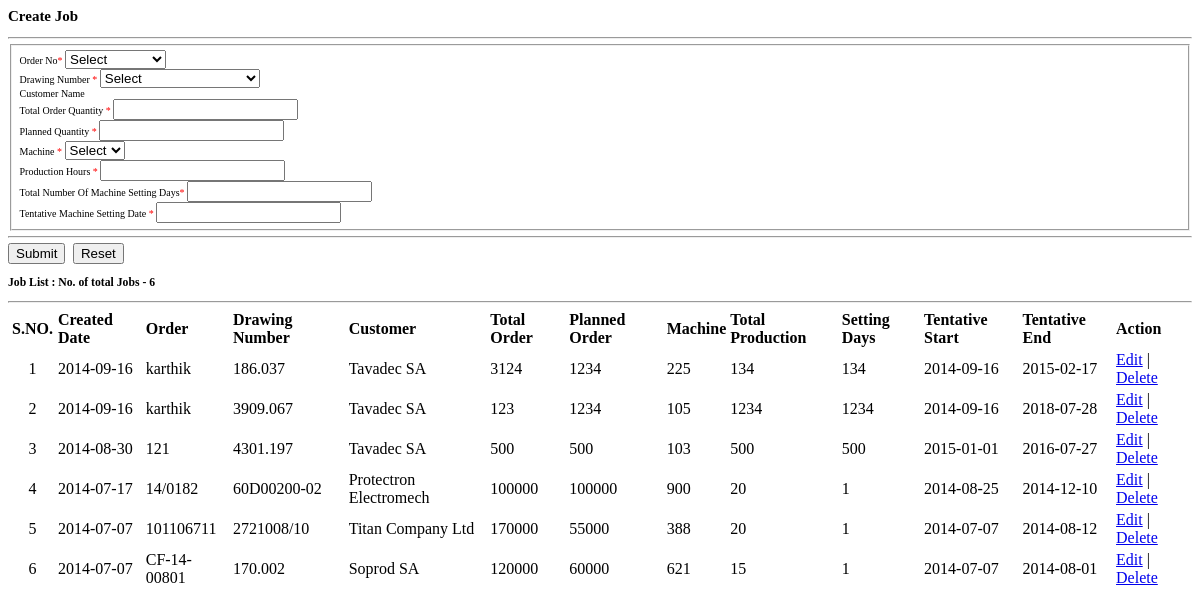
The page /Chiramith_PPC_ERP/includes/Job.php on the database as committed earlier.
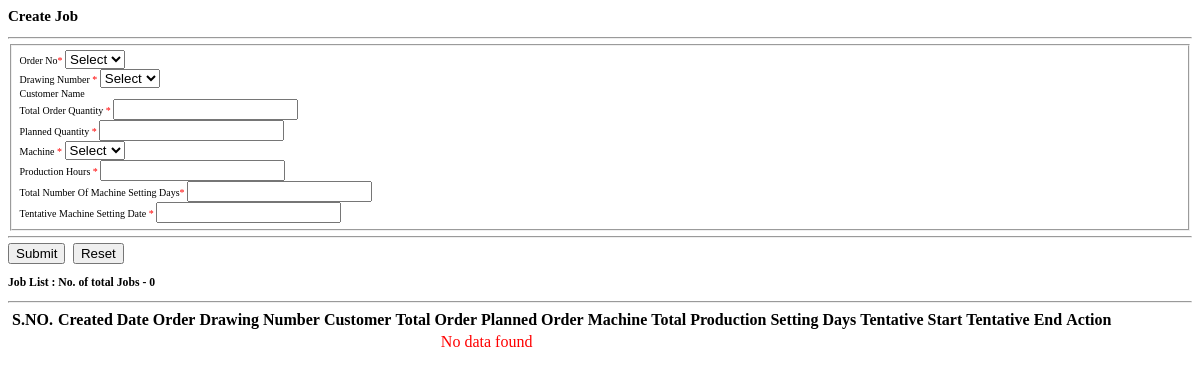
The same page on the database as committed later.
### tables this page shows
CREATE TABLE IF NOT EXISTS `job` (
  `id` int(11) NOT NULL AUTO_INCREMENT,
  `createdate` date NOT NULL,
  `order_id` int(11) NOT NULL,
  `product_id` int(11) NOT NULL,
  `totalorderquantity` int(25) NOT NULL,
  `plannedquantity` int(11) NOT NULL,
  `machine_id` int(11) NOT NULL,
  `productionhours` int(11) NOT NULL,
  `settingdays` int(25) NOT NULL,
  `tentative_date` date NOT NULL,
  `tentative_enddate` date NOT NULL,
  `reason` varchar(150) NOT NULL,
  PRIMARY KEY (`id`),
  KEY `order_id` (`order_id`),
  KEY `product_id` (`product_id`),
  KEY `machine_id` (`machine_id`)
);

CREATE TABLE IF NOT EXISTS `order` (
  `id` int(11) NOT NULL AUTO_INCREMENT,
  `number` varchar(20) NOT NULL,
  `customer_id` int(11) NOT NULL,
  `order_date` date NOT NULL,
  PRIMARY KEY (`id`),
  KEY `customer_id` (`customer_id`)
);

CREATE TABLE IF NOT EXISTS `product` (
  `id` int(11) NOT NULL AUTO_INCREMENT,
  `drawing_number` varchar(150) NOT NULL,
  `description` varchar(50) NOT NULL,
  `material_type` varchar(20) NOT NULL,
  `material_size` varchar(20) NOT NULL,
  `grade` varchar(20) NOT NULL,
  `numberofpieces` double NOT NULL,
  `outputperhour` int(11) NOT NULL,
  `settingdays` int(11) NOT NULL,
  `image` varchar(100) NOT NULL,
  PRIMARY KEY (`id`)
);

CREATE TABLE IF NOT EXISTS `customer` (
  `id` int(11) NOT NULL AUTO_INCREMENT,
  `customerid` varchar(10) NOT NULL,
  `name` varchar(50) NOT NULL,
  `address` varchar(100) NOT NULL,
  `contactname` varchar(25) NOT NULL,
  `phone` varchar(15) NOT NULL,
  `fax` varchar(15) NOT NULL,
  `email` varchar(30) NOT NULL,
  PRIMARY KEY (`id`)
);

CREATE TABLE IF NOT EXISTS `machine` (
  `id` int(11) NOT NULL AUTO_INCREMENT,
  `machine_number` varchar(10) NOT NULL,
  `machine_type_id` int(11) NOT NULL,
  `machine_make_id` int(11) NOT NULL,
  `machine_specification_id` int(11) NOT NULL,
  `machine_turningtools_id` int(11) NOT NULL,
  PRIMARY KEY (`id`),
  KEY `machine_type_id` (`machine_type_id`),
  KEY `machine_make_id` (`machine_make_id`),
  KEY `machine_specification_id` (`machine_specification_id`),
  KEY `machine_turningtools_id` (`machine_turningtools_id`)
);

### Chiramith_PPC_ERP/includes/Job_Queries.php (called while the page is built, shortened)
<?php
function Job_Select_Count_All()
{
	return mysql_query("SELECT COUNT(*) as total FROM job  ORDER BY id DESC");
}
function Job_Select_ByLimit($Start, $Limit)
{
	return mysql_query("SELECT * FROM job  ORDER BY id DESC LIMIT $Start, $Limit");
}
function Select_Order_ById($OrderId)
{
	return mysql_query("SELECT * FROM `order` WHERE id='".$OrderId."'");
}
function Select_DrawingNo_ById($DrawingNoId)
{
	return mysql_query("SELECT * FROM product WHERE id='".$DrawingNoId."'");
}
function Select_CustomerName_ById($CustomerNameId)
{
	return mysql_query("SELECT * FROM customer WHERE id='".$CustomerNameId."'");
}
function Select_MachineName_ById($MachineNameId)
{
	return mysql_query("SELECT * FROM machine WHERE id='".$MachineNameId."'");
}
?>

### Chiramith_PPC_ERP/includes/Job.php (the view, shortened to what this page needs)
<?php include("includes/Job_Queries.php"); ?>
<head>
	<link rel="stylesheet" type="text/css" href="css/datepicker/jquery-ui.css">
	<link rel="stylesheet" type="text/css" href="css/datepicker/demos.css">
</head>
<section class="grid_6 first">
	<div class="columns">
		<div class="grid_6 first">
			<form method="post" action="?page=<?php echo $_GET['page']."&subpage=".$_GET['subpage']."&pageno=".$_GET['pageno']; ?>" id="form" class="form panel" onsubmit="return validation()">
				<header><h2>Create Job</h2></header>
				<hr />
				<fieldset>
					<div class="clearfix">
						<label>Order No<font color="red">*</font></label>
						<select id="order_id" name="order_id" onchange="customername(this.value);">
							<option value="">Select</option>
						</select>
					</div>
					<div class="clearfix">
						<label>Drawing Number <font color="red">*</font></label>
						<select id="product_id" name="product_id">
							<option value="">Select</option>
						</select>
					</div>
					<div class="clearfix">
						<label>Customer Name</label>
					</div>
					<div class="clearfix">
                        <label>Total Order Quantity <font color="red">*</font></label>
						<input type="text" id="totalorderquantity" name="totalorderquantity" required="required" value="<?php echo $_POST['totalorderquantity']; ?>" onkeypress="return isNumeric(event)"/>
                    </div>
					<div class="clearfix">
                        <label>Planned Quantity <font color="red">*</font></label>
						<input type="text" id="plannedquantity"  name="plannedquantity" required="required" value="<?php echo $_POST['plannedquantity']; ?>" onkeypress="return isNumeric(event)"/>
                    </div>
					<div class="clearfix">
						<label>Machine <font color="red">*</font></label>
						<select id="machine_id" name="machine_id">
							<option value="">Select</option>
						</select>
					</div>
					<div class="clearfix">
                        <label>Production Hours <font color="red">*</font></label>
						<input type="text" id="productionhours" name="productionhours" required="required" value="<?php echo $_POST['productionhours']; ?>" onkeypress="return isNumeric(event)"/>
                    </div>
					<div class="clearfix">
                        <label>Total Number Of Machine Setting Days<font color="red">*</font></label>
						<input type="text" id="settingdays" name="settingdays" required="required" value="<?php echo $_POST['settingdays']; ?>" onkeypress="return isNumeric(event)"/>
                    </div>
					<div class="clearfix">
                        <label>Tentative Machine Setting Date <font color="red">*</font></label>
						<input type="text" id="tentative_date" name="tentative_date" onkeypress="return false" required="required" value="<?php echo $_POST['tentative_date']; ?>" />
                    </div>
				</fieldset>
				<hr />
				<?php
				if($_GET['action'] == 'Edit')
					echo '<button class="button button-blue" type="submit" name="Update" value="Update">Update</button>&nbsp;&nbsp;';
				else
					echo '<button class="button button-blue" type="submit" name="Submit">Submit</button>&nbsp;&nbsp;';
				?>
				<button class="button button-gray" type="reset">Reset</button>
			</form>
		</div>
	</div>
	<div class="columns leading">
		<div class="grid_6 first">
			<h3>Job List
				<?php
				$JobTotalRows = mysql_fetch_assoc(Job_Select_Count_All());
				echo " : No. of total Jobs - ".$JobTotalRows['total'];
				?>
			</h3>
			<hr />
			<table class="paginate sortable full">
				<thead>
					<tr>
						<th width="43px" align="center">S.NO.</th>
						<th align="left">Created Date</th>
						<th align="left">Order</th>
						<th align="left">Drawing Number</th>
						<th align="left">Customer</th>
						<th align="left">Total Order</th>
						<th align="left">Planned Order</th>
						<th align="left">Machine</th>
						<th align="left">Total Production</th>
						<th align="left">Setting Days</th>
						<th align="left">Tentative Start</th>
						<th align="left">Tentative End</th>
						<th align="left">Action</th>
					</tr>
				</thead>
				<tbody>
					<?php
					if(!$JobTotalRows['total'])
						echo '<tr><td colspan="11"><font color="red"><center>No data found</center></font></td></tr>';
					$Limit = 10;
					$i = $Start = ($_GET['pageno']-1)*$Limit;
					$i++;
					$JobRows = Job_Select_ByLimit($Start, $Limit);
					while($Job = mysql_fetch_assoc($JobRows))
					{
						$OrderName = mysql_fetch_assoc(Select_Order_ById($Job['order_id']));
						$DrawingNumber = mysql_fetch_assoc(Select_DrawingNo_ById($Job['product_id']));
						$CustomerName = mysql_fetch_assoc(Select_CustomerName_ById($OrderName['customer_id']));
						$MachineName = mysql_fetch_assoc(Select_MachineName_ById($Job['machine_id']));
						echo "<tr>
							<td align='center'>".$i++."</td>
							<td>".$Job['createdate']."</td>
							<td>".$OrderName['number']."</td>
							<td>".$DrawingNumber['drawing_number']."</td>
							<td>".$CustomerName['name']."</td>
							<td>".$Job['totalorderquantity']."</td>
							<td>".$Job['plannedquantity']."</td>
							<td>".$MachineName['machine_number']."</td>
							<td>".$Job['productionhours']."</td>
							<td>".$Job['settingdays']."</td>
							<td>".$Job['tentative_date']."</td>
							<td>".$Job['tentative_enddate']."</td>
							<td><a href='index.php?page=".$_GET['page']."&subpage=".$_GET['subpage']."&id=".$Job['id']."&pageno=".$_GET['pageno']."&action=Edit'>Edit</a> | <a href='#' onclick='deleterow(".$Job['id'].")'>Delete</a></td>
						</tr>";
					} ?>
				</tbody>
			</table>
		</div>
	</div>
	<div class="clear">&nbsp;</div>
</section>

Rows that differ between the two databases and show on the page:
removed job: createdate "2014-09-16", order.number "karthik", product.drawing_number "186.037", customer.name "Tavadec SA", totalorderquantity "3124", plannedquantity "1234", machine.machine_number "225", productionhours "134", settingdays "134", tentative_date "2014-09-16", tentative_enddate "2015-02-17"
removed job: createdate "2014-09-16", order.number "karthik", product.drawing_number "3909.067", customer.name "Tavadec SA", totalorderquantity "123", plannedquantity "1234", machine.machine_number "105", productionhours "1234", settingdays "1234", tentative_date "2014-09-16", tentative_enddate "2018-07-28"
removed job: createdate "2014-08-30", order.number "121", product.drawing_number "4301.197", customer.name "Tavadec SA", totalorderquantity "500", plannedquantity "500", machine.machine_number "103", productionhours "500", settingdays "500", tentative_date "2015-01-01", tentative_enddate "2016-07-27"
removed job: createdate "2014-07-17", order.number "14/0182", product.drawing_number "60D00200-02", customer.name "Protectron Electromech", totalorderquantity "100000", plannedquantity "100000", machine.machine_number "900", productionhours "20", settingdays "1", tentative_date "2014-08-25", tentative_enddate "2014-12-10"
removed job: createdate "2014-07-07", order.number "101106711", product.drawing_number "2721008/10", customer.name "Titan Company Ltd", totalorderquantity "170000", plannedquantity "55000", machine.machine_number "388", productionhours "20", settingdays "1", tentative_date "2014-07-07", tentative_enddate "2014-08-12"
removed job: createdate "2014-07-07", order.number "CF-14-00801", product.drawing_number "170.002", customer.name "Soprod SA", totalorderquantity "120000", plannedquantity "60000", machine.machine_number "621", productionhours "15", settingdays "1", tentative_date "2014-07-07", tentative_enddate "2014-08-01"
Other text that changed with them:
$JobTotalRows['total']: "6" → "0"
text now shown: "No data found"
